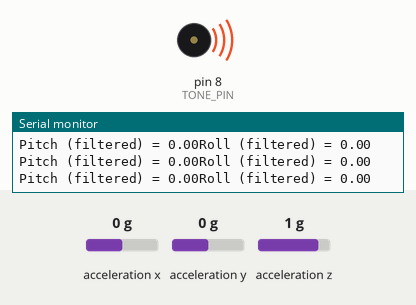
Simulated run of this sketch. Board: Arduino Uno, built with avr-gcc and run on an emulated ATmega328P. Shown: buzzer (waves = sounding), the last lines printed to the serial monitor. Wiring (inferred from the names in the program): ADXL345 accelerometer at I2C address 0x53. The test bench sets the inputs (shaded band); at power-on: acceleration z 1 g, acceleration x 0 g, acceleration y 0 g. Random numbers use the default seed unless the sketch sets one.

Above: at 1.2 s.
1.3 s: acceleration z set to 0 g
At 2.0 s:
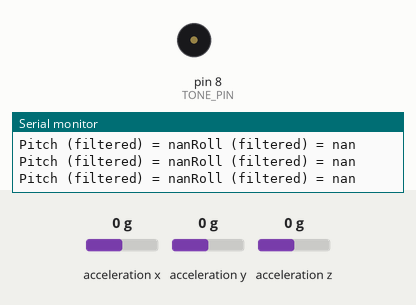
Timing chart, 0 to 4.3 s (numbered marks = the images above; inputs shaded):
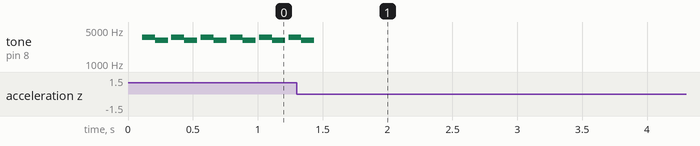

The sketch:

spintone.ino
```cpp
/**
 * SPINTONE
 *
 * A 3-dimensional sound puzzle.
 *
 */

#include <Wire.h>
#include <math.h>
#include "Game.h"


const int ADXL345 = 0x53;        // The ADXL345 sensor I2C address
const float LOW_PASS_FILTER_PRORI_WEIGHT = 0.06;
const int TONE_PIN = 8;
const float MIN_ACCEL = -90.0;
const float MAX_ACCEL = 90.0;

// Global storage variables
float X_out, Y_out, Z_out;
float roll, pitch, rollF, pitchF;
unsigned long last_played = 0;
int TIME_BETWEEN_TONES = 250;

boolean done = false;
GameState game_state;

GameParameters game_parameters = GameParameters{
  130, // Min tone
  900, // Max tone
  50, // Win distance
  100, // Playback duration (How long notes play for)
  100, // Playback interval (How long between the playback)
  100, // Time between tones
  1000 * 10 // Game length
};

Game game (game_parameters);

void setup_accelerometer() {
  // Setup serial monitoring and the acceleromoeter.
  Serial.begin(9600);
  Wire.begin();

  // Set ADXL345 in measuring mode
  Wire.beginTransmission(ADXL345); // Start communicating with the device
  Wire.write(0x2D);                // Access/ talk to POWER_CTL Register - 0x2D
  // Enable measurement
  Wire.write(8); // (8dec -> 0000 1000 binary) Bit D3 High for measuring enable
  Wire.endTransmission();
}

void calibrate_accelerometer() {
  // This code goes in the SETUP section
  // Off-set Calibration
  //X-axis
  Wire.beginTransmission(ADXL345);
  Wire.write(0x1E);  // X-axis offset register
  Wire.write(1);
  Wire.endTransmission();
  delay(10);
  //Y-axis
  Wire.beginTransmission(ADXL345);
  Wire.write(0x1F); // Y-axis offset register
  Wire.write(-2);
  Wire.endTransmission();
  delay(10);

  //Z-axis
  Wire.beginTransmission(ADXL345);
  Wire.write(0x20); // Z-axis offset register
  Wire.write(-7);
  Wire.endTransmission();
  delay(10);
}

void setup()
{
  setup_accelerometer();
  calibrate_accelerometer();
}

void loop()
{
  if (done) { return; }
  measure();

  float pitch_tone = accel_to_tone(game.pitch_tone + pitchF, game.parameters.min_tone, game.parameters.max_tone);
  float roll_tone = accel_to_tone(game.roll_tone + rollF, game.parameters.min_tone, game.parameters.max_tone);

  if (game.check_for_match(pitch_tone, roll_tone)) {
      done = true;
  }

  if (millis() - last_played > game.parameters.playback_interval) {
    playTone(pitch_tone, game.parameters.playback_duration);
    delay(game.parameters.tone_interval);
    playTone(roll_tone, game.parameters.playback_duration);
    last_played = millis();
  }
}


void measure() {
  // === Read acceleromter data === //
  Wire.beginTransmission(ADXL345);
  Wire.write(0x32); // Start with register 0x32 (ACCEL_XOUT_H)
  Wire.endTransmission(false);
  Wire.requestFrom(ADXL345, 6, true);       // Read 6 registers total, each axis value is stored in 2 registers
  X_out = (Wire.read() | Wire.read() << 8); // X-axis value
  X_out = X_out / 256;                      //For a range of +-2g, we need to divide the raw values by 256, according to the datasheet
  Y_out = (Wire.read() | Wire.read() << 8); // Y-axis value
  Y_out = Y_out / 256;
  Z_out = (Wire.read() | Wire.read() << 8); // Z-axis value
  Z_out = Z_out / 256;


  // Serial.print("Xa= ");
  // Serial.print(X_out);
  // Serial.print("   Ya= ");
  // Serial.print(Y_out);
  // Serial.print("   Za= ");
  // Serial.println(Z_out);

  // Calculate Roll and Pitch (rotation around X-axis, rotation around Y-axis)
  roll = atan(Y_out / sqrt(pow(X_out, 2) + pow(Z_out, 2))) * 180 / PI;
  pitch = atan(-1 * X_out / sqrt(pow(Y_out, 2) + pow(Z_out, 2))) * 180 / PI;

  // Low-pass filter
  rollF = (1.0 - LOW_PASS_FILTER_PRORI_WEIGHT) * rollF + LOW_PASS_FILTER_PRORI_WEIGHT * roll;
  pitchF = (1.0 - LOW_PASS_FILTER_PRORI_WEIGHT) * pitchF + LOW_PASS_FILTER_PRORI_WEIGHT * pitch;

  Serial.print("Roll (filtered) = ");
  Serial.print(rollF);
  Serial.print("\nPitch (filtered) = ");
  Serial.print(pitchF);
}

void playTone(float pitch, float duration) {
  tone(8, pitch, duration);
}

/**
 * Normalize from 0 to 1.
 * Useful for applying transformation from tone to pitch and back.
 */
float normalize(float value, float min, float max) {
  return (value - min) / (max - min) * 1.0;
}

float accel_to_tone(float accel, float min_tone, float max_tone) {
  float norm_accel = normalize(accel, MIN_ACCEL, MAX_ACCEL); // Gives a value from 0 to 1 for acceleration.
  return (max_tone - min_tone) * norm_accel + min_tone; // Changes the 0-1 value into the corresponding tone integer.
}
```

Game.cpp
```cpp
#include "Arduino.h"
#include "Game.h"

Game::Game(GameParameters gameParameters): parameters(gameParameters) {
  randomize_tones();
}

void Game::restart() {

}

void Game::randomize_tones() {
  pitch_tone = (float) random(parameters.min_tone, parameters.max_tone);
  roll_tone = (float) random(parameters.min_tone, parameters.max_tone);

  while(check_for_match(pitch_tone, roll_tone)) {
    randomize_tones();
  }
}

boolean Game::check_for_match(float toneA, float toneB) {
  return toneA - toneB < parameters.win_distance;
}
```

Game.h
```cpp
#ifndef GAME
#define GAME

enum GameState {
  Calibration,
  Waiting,
  Measurement,
  Playback,
  Endgame
};

enum GameMode {
  Match,
};

struct GameParameters {
  float min_tone;
  float max_tone;
  float win_distance;
  unsigned int playback_duration;
  unsigned int playback_interval;
  unsigned int tone_interval;
  unsigned long game_length_ms;
};

class Game {
  public:
  Game(GameParameters parameters);

  void restart();
  GameParameters parameters;

  float roll_tone;
  float pitch_tone;

  boolean check_for_match(float toneA, float toneB);

  private:
  void randomize_tones();

};

#endif
```
